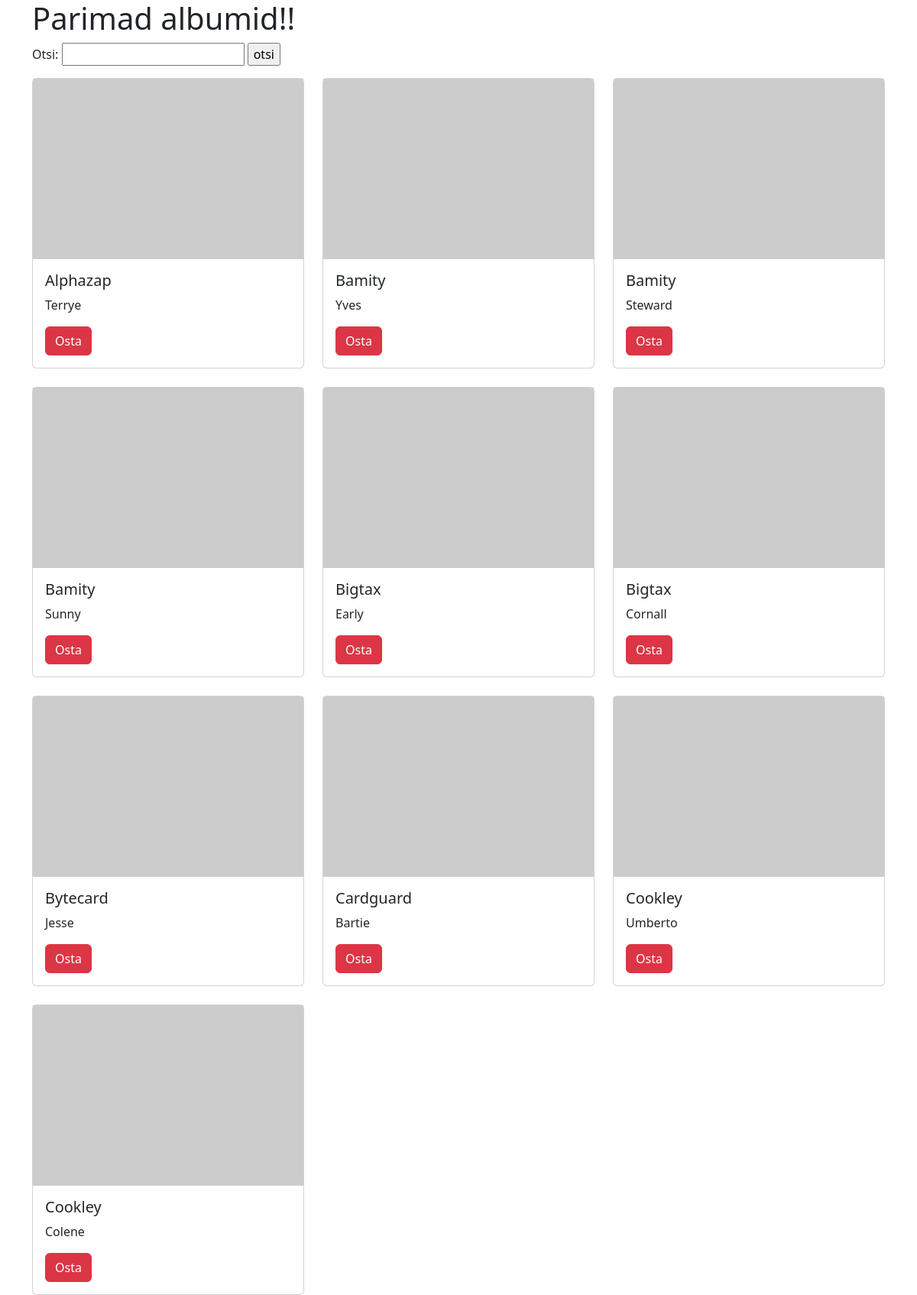
The app's page /muusikapood/index.php with its own data.
### tables this page shows
CREATE TABLE `albumid` (
  `id` int(10) NOT NULL,
  `artist` varchar(255) NOT NULL,
  `album` varchar(255) NOT NULL,
  `aasta` year(4) NOT NULL,
  `hind` decimal(6,2) NOT NULL
);

### muusikapood/index.php (the view, shortened to what this page needs)
<?php
include("config.php");
?>
<html lang="et">
    <head>
        <link
            href="https://cdn.jsdelivr.net/npm/bootstrap@5.3.2/dist/css/bootstrap.min.css"
            rel="stylesheet"
        />
    </head>
    <body>
        <main>
        <div class="container">
        <h1>Parimad albumid!!</h1>
        <form action="" method="get">
            Otsi: <input type="text" name="s">
            <input type="submit" value="otsi">
        </form>
        <div class="row row-cols-1 row-cols-md-3 g-4">
           <?php
        if (!empty($_GET['s'])) {
            $s = $_GET['s'];
            $paring = ' SELECT album, artist
                        FROM albumid
                        WHERE album
                        LIKE "%'.$s.'%"
                        ';
        }
        else {
            $paring = " SELECT album, artist
                        FROM albumid
                        ORDER BY album ASC
                        LIMIT 10
                        ";
        }
            $valjund = mysqli_query($yhendus, $paring);
            while ($rida  = mysqli_fetch_assoc($valjund)) {
                echo '<div class="col">
                <div class="card">
                <img src="https://picsum.photos/600/400" alt="">
                  <div class="card-body">
                    <h5 class="card-title">'.$rida ['album'].'</h5>
                    <p class="card-text">'.$rida ['artist'].'</p>
                    <a herf="#" class= "btn btn-danger">Osta</a>
                  </div>
                </div>
              </div>';
            }
?>
  </div>
</div>
        </main>
    </body>
</html>

### records on screen
albumid: album "Alphazap", artist "Terrye"
albumid: album "Bamity", artist "Yves"
albumid: album "Bamity", artist "Steward"
albumid: album "Bamity", artist "Sunny"
albumid: album "Bigtax", artist "Early"
albumid: album "Bigtax", artist "Cornall"
albumid: album "Bytecard", artist "Jesse"
albumid: album "Cardguard", artist "Bartie"
albumid: album "Cookley", artist "Umberto"
albumid: album "Cookley", artist "Colene"
